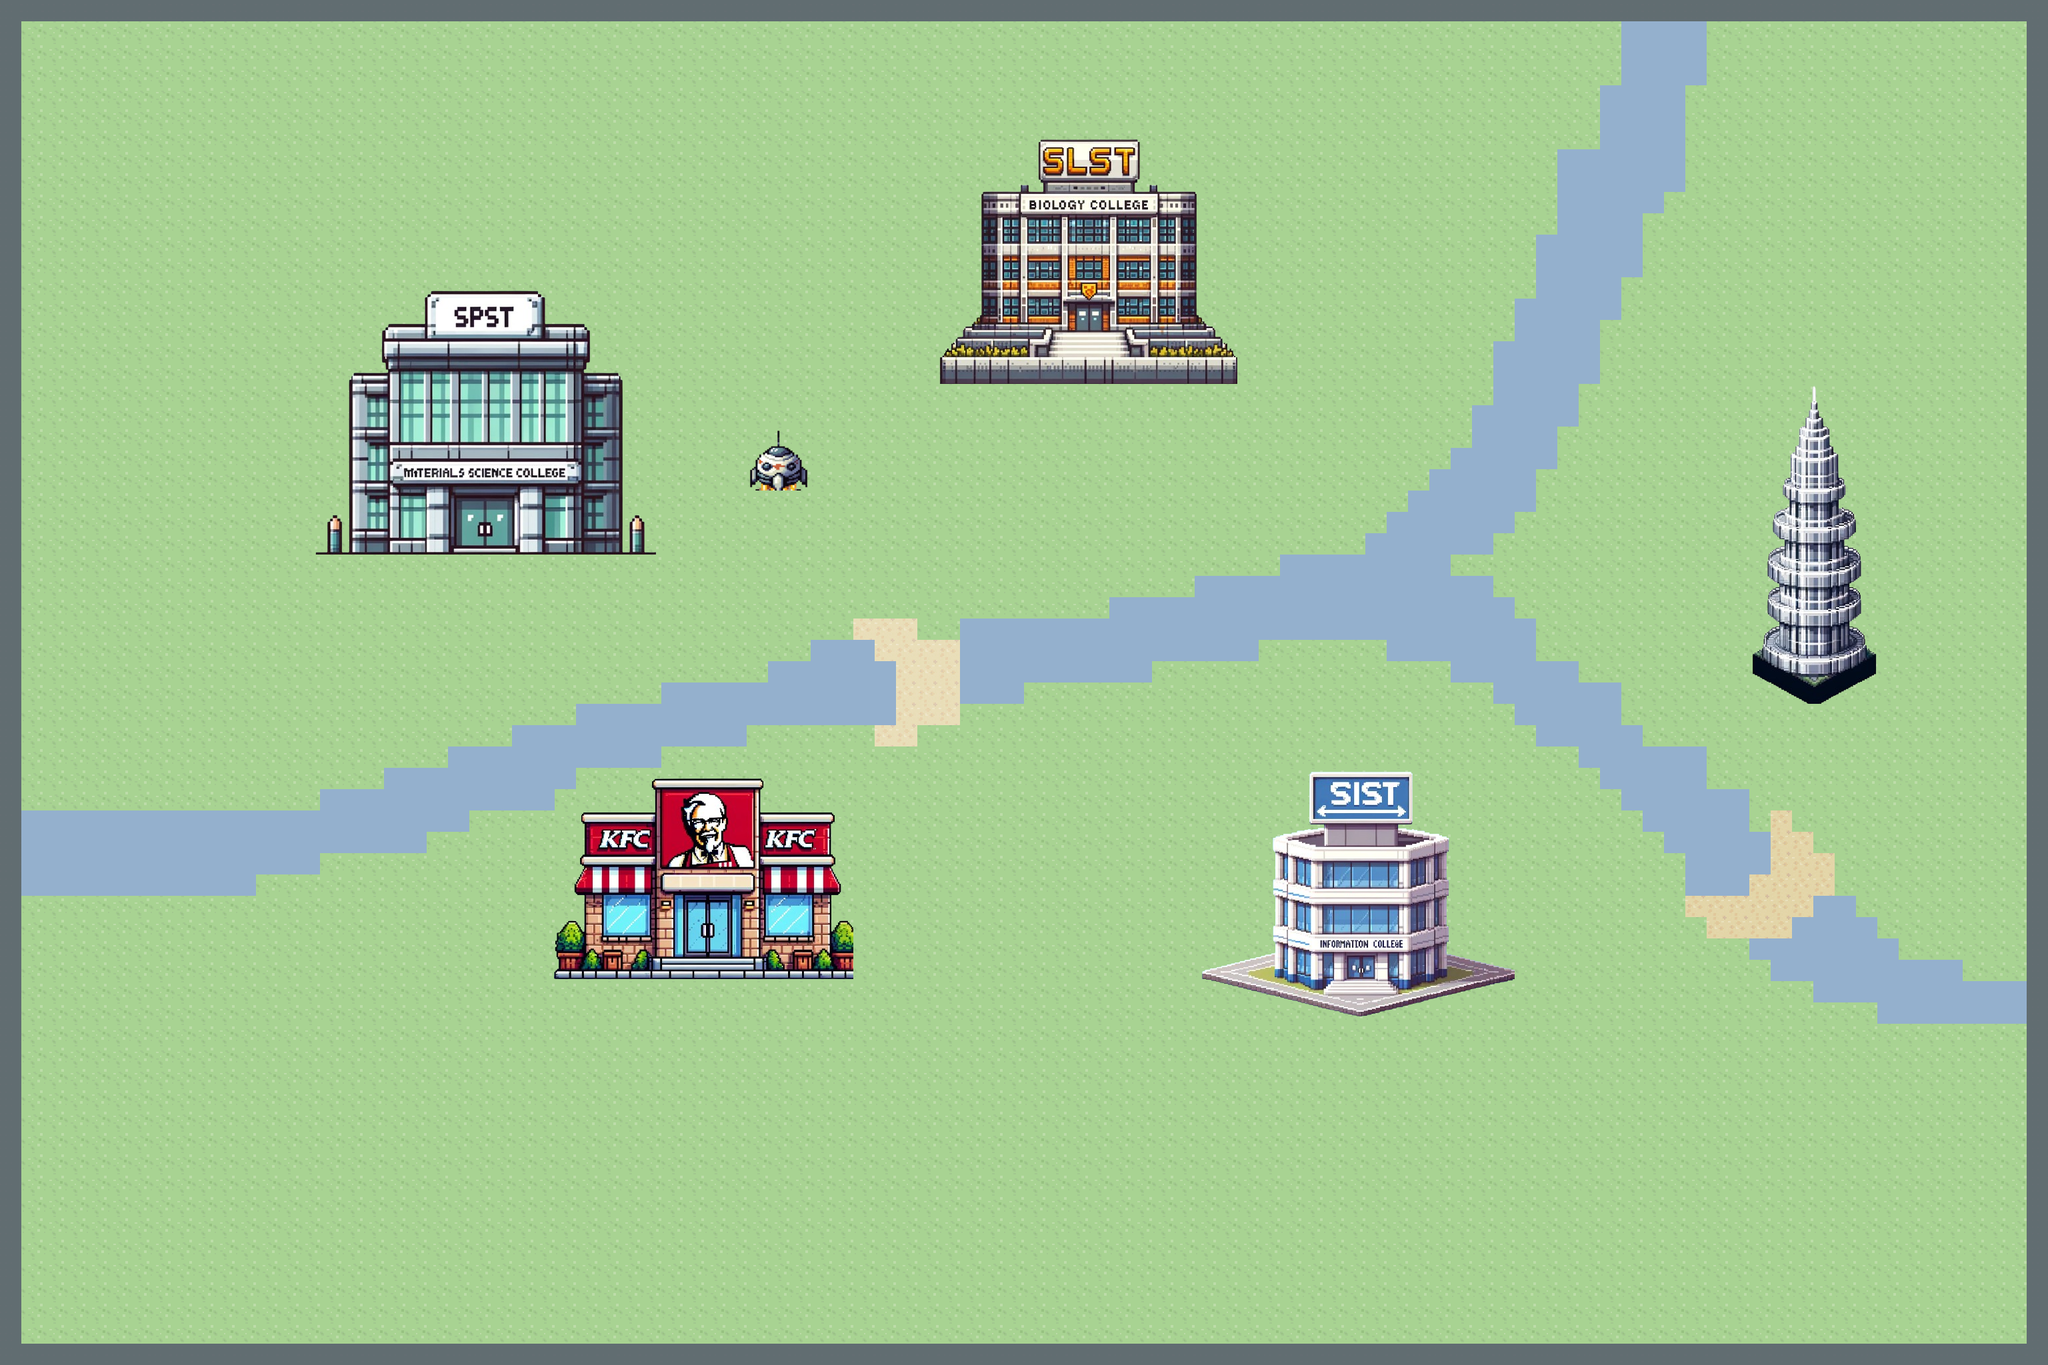

This game map was drawn from its Tiled (.tmx) file and the tilesets committed beside it. A one-line description and the trimmed map source follow:
An orthogonal 96x64 tile map with 32x32 px tiles, 2 tile layers (地面, 障碍物), 8 tilesets and 6 objects.

<map version="1.10" tiledversion="1.10.2" orientation="orthogonal" renderorder="right-down" width="96" height="64" tilewidth="32" tileheight="32" infinite="0" nextlayerid="10" nextobjectid="17">
 <editorsettings>
  <export format="tmx" />
 </editorsettings>
 <tileset firstgid="1" name="City" tilewidth="32" tileheight="32" tilecount="7240" columns="8">
  <image source="tiles/City.png" trans="000000" width="256" height="28971" />
 </tileset>
 <tileset firstgid="7241" name="SIST" tilewidth="32" tileheight="32" tilecount="225" columns="15">
  <image source="tiles/SIST.png" trans="000000" width="500" height="500" />
 </tileset>
 <tileset firstgid="7466" name="SPST" tilewidth="32" tileheight="32" tilecount="238" columns="17">
  <image source="tiles/SPST.png" trans="000000" width="546" height="457" />
 </tileset>
 <tileset firstgid="7704" name="KFC" tilewidth="32" tileheight="32" tilecount="225" columns="15">
  <image source="tiles/KFC.png" trans="000000" width="500" height="500" />
 </tileset>
 <tileset firstgid="7929" name="SLSP" tilewidth="32" tileheight="32" tilecount="225" columns="15">
  <image source="tiles/SLSP.png" trans="000000" width="500" height="500" />
 </tileset>
 <tileset firstgid="8154" source="tiles/portals.tsx" />
 <tileset firstgid="8163" name="tower" tilewidth="32" tileheight="32" tilecount="225" columns="15">
  <image source="tiles/tower.png" trans="000000" width="500" height="500" />
 </tileset>
 <tileset firstgid="8388" source="tiles/npcs.tsx" />
 <layer id="2" name="地面" width="96" height="64">
  <data>[6144 cells, 6144 non-empty, 3 distinct tile ids]</data>
 </layer>
 <layer id="3" name="障碍物" width="96" height="64">
  <data>[6144 cells, 1628 non-empty, 857 distinct tile ids]</data>
 </layer>
 <objectgroup id="4" name="portal_SIST">
  <object id="7" gid="16" x="-64" y="2536" width="32" height="32" />
  <object id="13" gid="8159" x="2015" y="1590" width="96" height="96" />
 </objectgroup>
 <objectgroup id="9" name="portal_KFC">
  <object id="11" gid="8159" x="1056" y="1567.33" width="96" height="96" />
 </objectgroup>
 <objectgroup id="6" name="portal_SLST">
  <object id="12" gid="8159" x="1615" y="675" width="96" height="96" />
 </objectgroup>
 <objectgroup id="7" name="portal_SPST">
  <object id="10" gid="8159" x="710" y="932" width="96" height="96" />
 </objectgroup>
 <objectgroup id="8" name="portal_Underground">
  <object id="8" gid="8158" x="2716.35" y="1118" width="64" height="64" />
 </objectgroup>
</map>
